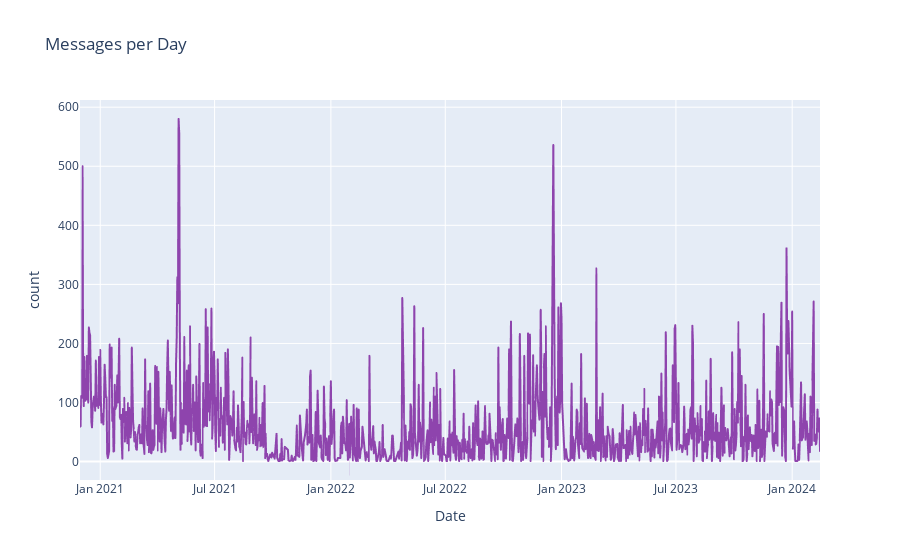

Notebook code for this chart:
### Markdown cell above
## *Messages through time*

### Code cell
px.line(pd.DataFrame(df["Date"].value_counts().sort_index()).reset_index(),
        x = "Date",
        y = "count",
        title = "Messages per Day",
        color_discrete_sequence = ["#8E44AD"])

### Figure 1 — Plotly figure (JSON) as saved in the notebook; plotly's stock layout.template omitted (floating-point values rounded to 4 significant figures; data arrays with more than 128 entries replaced by an {"elided": "..."} marker saying what was removed)
{"data": [{"hovertemplate": "Date=%{x}<br>count=%{y}<extra></extra>", "legendgroup": "", "line": {"color": "#8E44AD", "dash": "solid"}, "marker": {"symbol": "circle"}, "mode": "lines", "name": "", "showlegend": false, "type": "scattergl", "x": {"elided": "1018 str values"}, "xaxis": "x", "y": {"elided": "1018 int values"}, "yaxis": "y"}], "layout": {"legend": {"tracegroupgap": 0}, "title": {"text": "Messages per Day"}, "xaxis": {"anchor": "y", "domain": [0, 1], "title": {"text": "Date"}}, "yaxis": {"anchor": "x", "domain": [0, 1], "title": {"text": "count"}}}}
